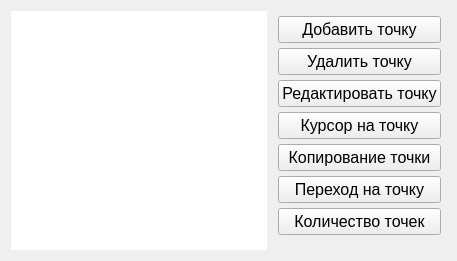
             <widget class="QWidget" name="pointsEditorTab">
              <attribute name="title">
               <string>Редактор точек</string>
              </attribute>
              <layout class="QGridLayout" name="gridLayout_12">
               <item row="1" column="1">
                <widget class="QFrame" name="pointsActionsButtonsFrame">
                 <property name="sizePolicy">
                  <sizepolicy hsizetype="Preferred" vsizetype="Preferred">
                   <horstretch>1</horstretch>
                   <verstretch>0</verstretch>
                  </sizepolicy>
                 </property>
                 <property name="frameShape">
                  <enum>QFrame::NoFrame</enum>
                 </property>
                 <property name="frameShadow">
                  <enum>QFrame::Plain</enum>
                 </property>
                 <layout class="QVBoxLayout" name="verticalLayout_16">
                  <property name="spacing">
                   <number>5</number>
                  </property>
                  <property name="leftMargin">
                   <number>5</number>
                  </property>
                  <property name="topMargin">
                   <number>5</number>
                  </property>
                  <property name="rightMargin">
                   <number>5</number>
                  </property>
                  <property name="bottomMargin">
                   <number>5</number>
                  </property>
                  <item>
                   <widget class="QPushButton" name="pointAddPushButton">
                    <property name="sizePolicy">
                     <sizepolicy hsizetype="Preferred" vsizetype="Preferred">
                      <horstretch>1</horstretch>
                      <verstretch>0</verstretch>
                     </sizepolicy>
                    </property>
                    <property name="font">
                     <font>
                      <pointsize>12</pointsize>
                     </font>
                    </property>
                    <property name="text">
                     <string>Добавить точку</string>
                    </property>
                    <property name="shortcut">
                     <string>+</string>
                    </property>
                    <property name="flat">
                     <bool>false</bool>
                    </property>
                   </widget>
                  </item>
                  <item>
                   <widget class="QPushButton" name="pointDeletePushButton">
                    <property name="sizePolicy">
                     <sizepolicy hsizetype="Preferred" vsizetype="Preferred">
                      <horstretch>1</horstretch>
                      <verstretch>0</verstretch>
                     </sizepolicy>
                    </property>
                    <property name="font">
                     <font>
                      <pointsize>12</pointsize>
                     </font>
                    </property>
                    <property name="text">
                     <string>Удалить точку</string>
                    </property>
                    <property name="shortcut">
                     <string>-</string>
                    </property>
                    <property name="flat">
                     <bool>false</bool>
                    </property>
                   </widget>
                  </item>
                  <item>
                   <widget class="QPushButton" name="pointEditPushButton">
                    <property name="sizePolicy">
                     <sizepolicy hsizetype="Preferred" vsizetype="Preferred">
                      <horstretch>1</horstretch>
                      <verstretch>0</verstretch>
                     </sizepolicy>
                    </property>
                    <property name="font">
                     <font>
                      <pointsize>12</pointsize>
                     </font>
                    </property>
                    <property name="text">
                     <string>Редактировать точку</string>
                    </property>
                    <property name="shortcut">
                     <string>=</string>
                    </property>
                    <property name="flat">
                     <bool>false</bool>
                    </property>
                   </widget>
                  </item>
                  <item>
                   <widget class="QPushButton" name="pointCursorPushButton">
                    <property name="sizePolicy">
                     <sizepolicy hsizetype="Preferred" vsizetype="Preferred">
                      <horstretch>1</horstretch>
                      <verstretch>0</verstretch>
                     </sizepolicy>
                    </property>
                    <property name="font">
                     <font>
                      <pointsize>12</pointsize>
                     </font>
                    </property>
                    <property name="text">
                     <string>Курсор на точку</string>
                    </property>
                    <property name="shortcut">
                     <string>Shift+K</string>
                    </property>
                    <property name="flat">
                     <bool>false</bool>
                    </property>
                   </widget>
                  </item>
                  <item>
                   <widget class="QPushButton" name="pointCopyPushButton">
                    <property name="sizePolicy">
                     <sizepolicy hsizetype="Preferred" vsizetype="Preferred">
                      <horstretch>1</horstretch>
                      <verstretch>0</verstretch>
                     </sizepolicy>
                    </property>
                    <property name="font">
                     <font>
                      <pointsize>12</pointsize>
                     </font>
                    </property>
                    <property name="text">
                     <string>Копирование точки</string>
                    </property>
                    <property name="shortcut">
                     <string>Shift+Return</string>
                    </property>
                    <property name="flat">
                     <bool>false</bool>
                    </property>
                   </widget>
                  </item>
                  <item>
                   <widget class="QPushButton" name="pointTransitionPushButton">
                    <property name="sizePolicy">
                     <sizepolicy hsizetype="Preferred" vsizetype="Preferred">
                      <horstretch>1</horstretch>
                      <verstretch>0</verstretch>
                     </sizepolicy>
                    </property>
                    <property name="font">
                     <font>
                      <pointsize>12</pointsize>
                     </font>
                    </property>
                    <property name="text">
                     <string>Переход на точку</string>
                    </property>
                    <property name="shortcut">
                     <string>Shift+F3</string>
                    </property>
                    <property name="flat">
                     <bool>false</bool>
                    </property>
                   </widget>
                  </item>
                  <item>
                   <widget class="QPushButton" name="pointsAmountPushButton">
                    <property name="sizePolicy">
                     <sizepolicy hsizetype="Preferred" vsizetype="Preferred">
                      <horstretch>1</horstretch>
                      <verstretch>0</verstretch>
                     </sizepolicy>
                    </property>
                    <property name="font">
                     <font>
                      <pointsize>12</pointsize>
                     </font>
                    </property>
                    <property name="text">
                     <string>Количество точек</string>
                    </property>
                    <property name="shortcut">
                     <string>Shift+M</string>
                    </property>
                    <property name="flat">
                     <bool>false</bool>
                    </property>
                   </widget>
                  </item>
                  <item>
                   <spacer name="verticalSpacer_5">
                    <property name="orientation">
                     <enum>Qt::Vertical</enum>
                    </property>
                    <property name="sizeHint" stdset="0">
                     <size>
                      <width>20</width>
                      <height>10</height>
                     </size>
                    </property>
                   </spacer>
                  </item>
                 </layout>
                </widget>
               </item>
               <item row="1" column="0">
                <widget class="SMLPointsTableWidget" name="pointsTableWidget">
                 <property name="sizePolicy">
                  <sizepolicy hsizetype="Preferred" vsizetype="Preferred">
                   <horstretch>3</horstretch>
                   <verstretch>0</verstretch>
                  </sizepolicy>
                 </property>
                 <property name="frameShape">
                  <enum>QFrame::NoFrame</enum>
                 </property>
                 <property name="alternatingRowColors">
                  <bool>true</bool>
                 </property>
                </widget>
               </item>
              </layout>
             </widget>
